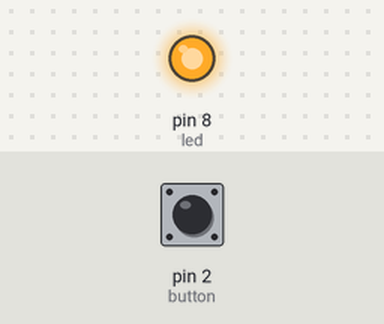
This sketch was run on a simulated Arduino Uno, built with avr-gcc and run on an emulated ATmega328P. On the bench: output pins drawn as LEDs (lit = HIGH). The inputs (shaded band) are chosen by the test bench; at power-on: pin 2 (button) LOW.

Above: at 1.2 s.
1.3 s: pin 2 (button) pulled HIGH for 0.15 s
At 2.3 s:
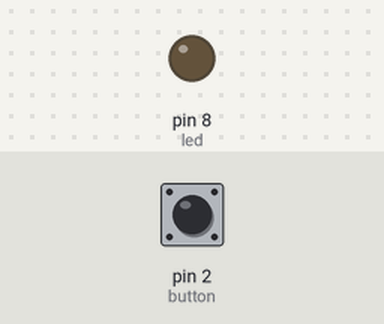
2.9 s: pin 2 (button) pulled HIGH for 1 s
At 3.4 s:
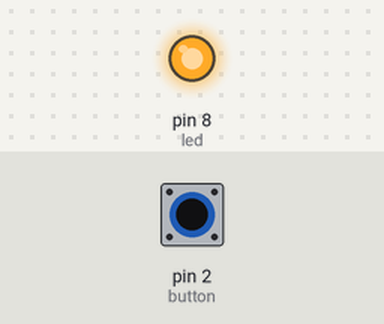
5.4 s: pin 2 (button) pulled HIGH for 3.2 s
At 6.6 s:
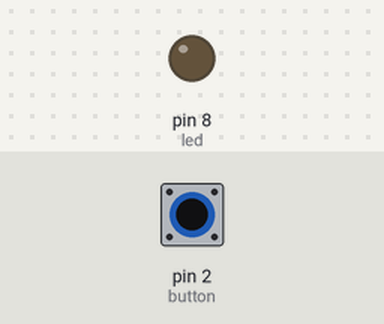
Timing chart, 0 to 8.4 s (numbered marks = the images above; inputs shaded):
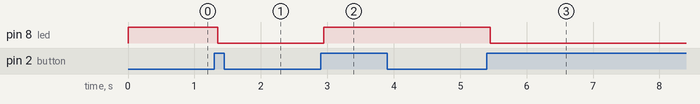

The sketch:

test_debounce.ino
```cpp
const int led = 8;
const int button = 2;

int ledState = HIGH;
int buttonState;
int lastButtonState = LOW;
long lastDebounceTime = 0;
long debounceDelay = 50;

void setup(){
  pinMode(led,OUTPUT);
  pinMode(button,INPUT);
  digitalWrite(led,ledState);
}

void loop(){
  int reading = digitalRead(button);
  if (reading != lastButtonState){
    lastDebounceTime = millis();}
  if ( (millis() - lastDebounceTime)> debounceDelay){
    if (reading != buttonState){
      buttonState = reading;
      if (buttonState == HIGH){
        ledState = !ledState;
      }
    }
  }
  digitalWrite(led,ledState);
  lastButtonState = reading;
}
```

Measured:
- after the input at 1.3 s, pin 8 (led): HIGH → LOW after 0.05 s
- after the input at 2.9 s, pin 8 (led): LOW → HIGH after 0.05 s
- after the input at 5.4 s, pin 8 (led): HIGH → LOW after 0.05 s
